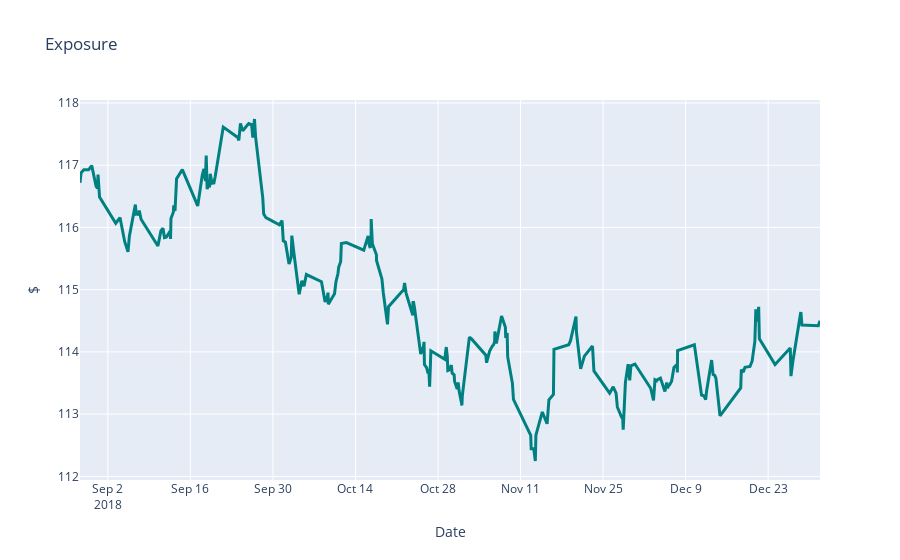

Notebook source saved alongside this figure:
### Code cell
# EXPOSURE
fig = go.Figure([go.Scatter(x=earnings_df_ma['time'], y=earnings_df_ma['exposure'],
                         line = dict(color='teal', width=3))])
fig.update_layout(title='Exposure',
                   xaxis_title='Date',
                   yaxis_title='$')
fig.show()

### Figure 1 — Plotly figure (JSON) as saved in the notebook; plotly's stock layout.template omitted (floating-point values rounded to 4 significant figures; data arrays with more than 128 entries replaced by an {"elided": "..."} marker saying what was removed)
{"data": [{"line": {"color": "teal", "width": 3}, "type": "scatter", "x": {"elided": "247 str values"}, "y": {"elided": "247 float values"}}], "layout": {"title": {"text": "Exposure"}, "xaxis": {"title": {"text": "Date"}}, "yaxis": {"title": {"text": "$"}}}}
